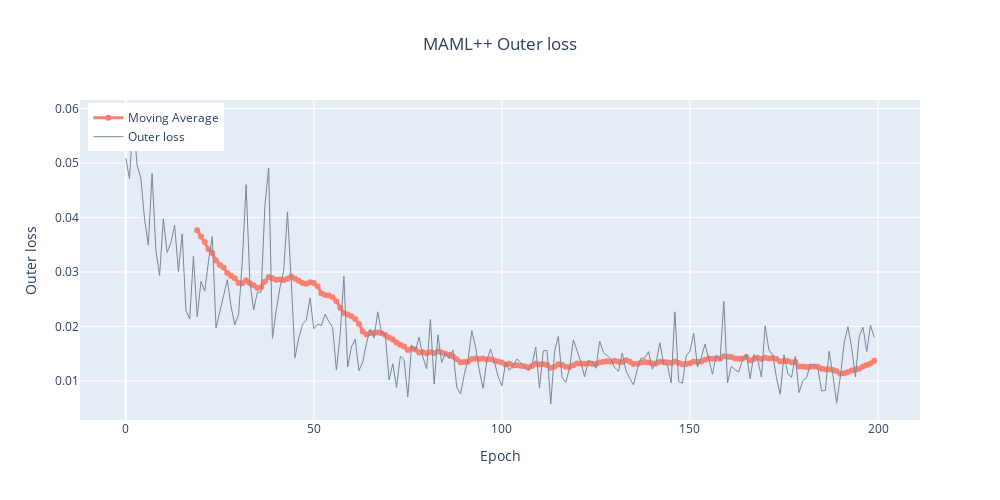

The notebook cell saved with this chart:
### Code cell
fig = go.Figure()
fig.update_layout(width=1000, height=500)
fig.update_layout(title=f"MAML++ Outer loss", title_x=0.5)
fig.update_xaxes(title_text="Epoch")
fig.update_yaxes(title_text="Outer loss")
fig.add_trace(go.Scatter(x=data['Step'], y=data['MA_Value'],
                    mode='lines+markers',
                    line=dict(width=3, color="salmon"),
                    name='Moving Average'))
fig.add_trace(go.Scatter(x=data['Step'], y=data['Value'],
                    mode='lines',
                    line=dict(width=1, color="lightslategray"),
                    name='Outer loss'))
fig.update_layout(legend=dict(
    yanchor="top",
    y=0.99,
    xanchor="left",
    x=0.01
))
fig.show()

### Figure 1 — Plotly figure (JSON) as saved in the notebook; plotly's stock layout.template omitted (floating-point values rounded to 4 significant figures; data arrays with more than 128 entries replaced by an {"elided": "..."} marker saying what was removed)
{"data": [{"line": {"color": "salmon", "width": 3}, "mode": "lines+markers", "name": "Moving Average", "type": "scatter", "x": {"elided": "200 int values"}, "y": {"elided": "200 float values"}}, {"line": {"color": "lightslategray", "width": 1}, "mode": "lines", "name": "Outer loss", "type": "scatter", "x": {"elided": "200 int values"}, "y": {"elided": "200 float values"}}], "layout": {"height": 500, "legend": {"x": 0.01, "xanchor": "left", "y": 0.99, "yanchor": "top"}, "title": {"text": "MAML++ Outer loss", "x": 0.5}, "width": 1000, "xaxis": {"title": {"text": "Epoch"}}, "yaxis": {"title": {"text": "Outer loss"}}}}
